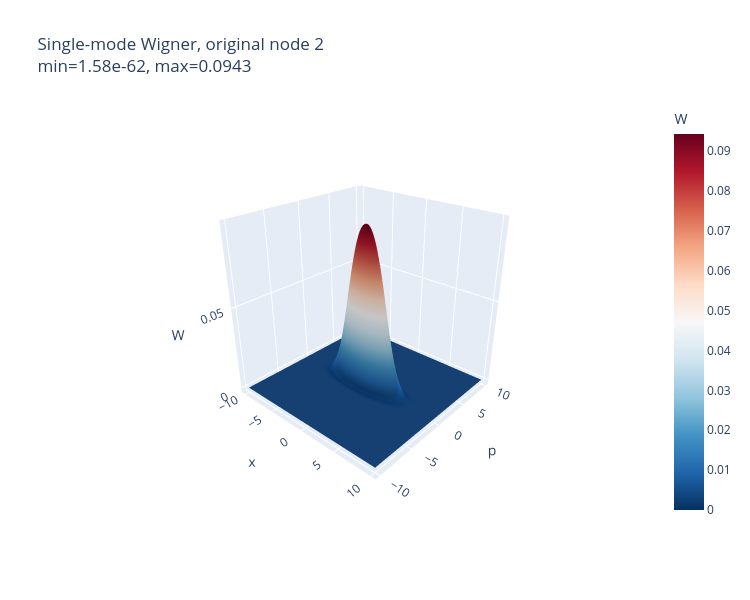
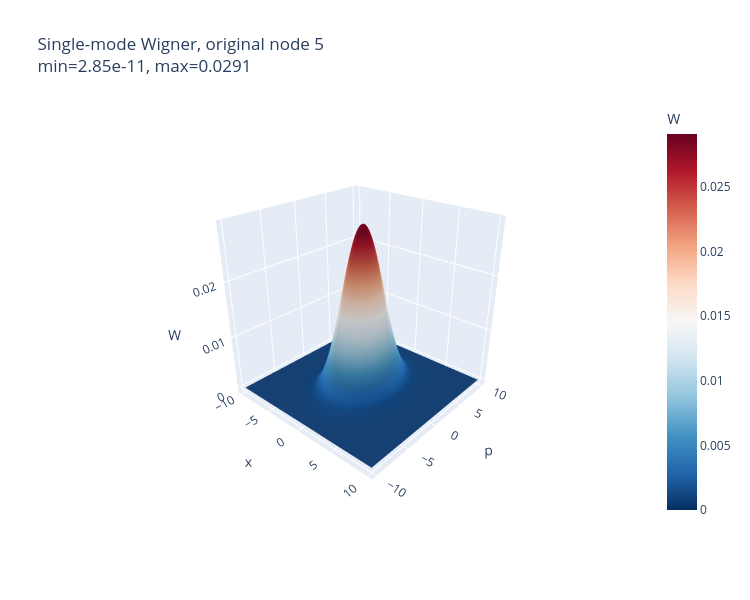
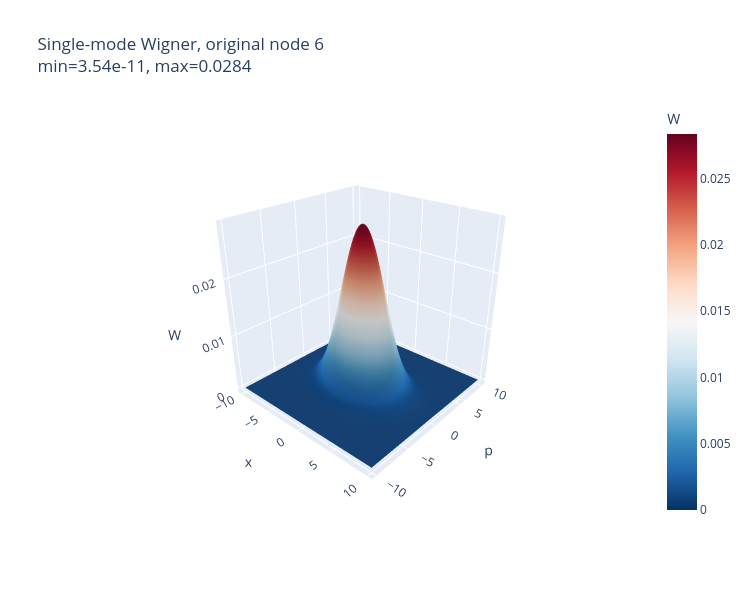

The notebook cell saved with these charts, in order:
### Code cell
# ============================================================
# Interactive single-mode Wigner plot
# Case a: photon subtraction 먼저 한 경우
#
# Inputs:
#   V_R_ff, A_R_ff, R0
#
# ordering:
#   q_R = (x_R, p_R)
# ============================================================

import plotly.graph_objects as go
import numpy as np

def single_mode_wigner_grid_from_VA(V_eff, A_eff, node, m_eff, xlim=10, n=150):
    """
    node  : local node label, 1-based in reduced R-space
    m_eff : number of remaining modes
    V_eff : Gaussian envelope matrix
    A_eff : non-Gaussian correction matrix

    ordering = (x1,...,xm,p1,...,pm)
    """

    k = node - 1
    idx = [k, k + m_eff]  # [x_k, p_k]

    V1 = V_eff[np.ix_(idx, idx)]
    A1 = A_eff[np.ix_(idx, idx)]

    Vinv = np.linalg.inv(V1)
    detV = np.linalg.det(V1)

    xs = np.linspace(-xlim, xlim, n)
    ps = np.linspace(-xlim, xlim, n)
    X, P = np.meshgrid(xs, ps)

    Z = np.stack([X, P], axis=-1)

    quad = np.einsum("...i,ij,...j->...", Z, Vinv, Z)

    tr_term = np.trace(Vinv @ A1)

    poly_quad = np.einsum(
        "...i,ij,...j->...",
        Z,
        Vinv @ A1 @ Vinv,
        Z
    )

    pref = 1 / (2 * np.pi * np.sqrt(detV))

    W = pref * np.exp(-0.5 * quad) * (
        1 - 0.5 * tr_term + 0.5 * poly_quad
    )

    return X, P, W, V1, A1


def plot_single_mode_wigner_interactive(
    V_eff,
    A_eff,
    node,
    m_eff,
    original_label=None,
    xlim=10,
    n=160,
):
    """
    Interactive 3D Wigner plot using Plotly.
    """

    X, P, W, V1, A1 = single_mode_wigner_grid_from_VA(
        V_eff,
        A_eff,
        node=node,
        m_eff=m_eff,
        xlim=xlim,
        n=n
    )

    label = node if original_label is None else original_label

    W_min = np.nanmin(W)
    W_max = np.nanmax(W)

    print(f"local node {node} -> original node {label}")
    print("V1 =")
    print(V1)
    print("A1 =")
    print(A1)
    print("Tr(V1^{-1} A1) =", np.trace(np.linalg.inv(V1) @ A1))
    print("W(0) negativity condition Tr > 2 ?",
          np.trace(np.linalg.inv(V1) @ A1) > 2)
    print("min W =", W_min)
    print("max W =", W_max)
    print("has negativity?", W_min < 0)

    fig = go.Figure(
        data=[
            go.Surface(
                x=X,
                y=P,
                z=W,
                colorscale="RdBu",
                reversescale=True,
                colorbar=dict(title="W"),
            )
        ]
    )

    fig.update_layout(
        title=(
            f"Single-mode Wigner, original node {label}<br>"
            f"min={W_min:.3g}, max={W_max:.3g}"
        ),
        scene=dict(
            xaxis_title="x",
            yaxis_title="p",
            zaxis_title="W",
            camera=dict(
                eye=dict(x=1.6, y=-1.8, z=1.2)
            ),
        ),
        width=750,
        height=600,
    )

    fig.show()

    return X, P, W, V1, A1

R_labels = list(R0 + 1)
r = len(R_labels)

for local_node in range(1, r + 1):
    original_node = R_labels[local_node - 1]

    X, P, W, V1, A1 = plot_single_mode_wigner_interactive(
        V_R_ff,
        A_R_ff,
        node=local_node,
        m_eff=r,
        original_label=original_node,
        xlim=10,
        n=160
    )

### Figure 1 — Plotly figure (JSON) as saved in the notebook; plotly's stock layout.template omitted (floating-point values rounded to 4 significant figures; data arrays with more than 128 entries replaced by an {"elided": "..."} marker saying what was removed)
{"data": [{"colorbar": {"title": {"text": "W"}}, "colorscale": [[0, "rgb(103,0,31)"], [0.1, "rgb(178,24,43)"], [0.2, "rgb(214,96,77)"], [0.3, "rgb(244,165,130)"], [0.4, "rgb(253,219,199)"], [0.5, "rgb(247,247,247)"], [0.6, "rgb(209,229,240)"], [0.7, "rgb(146,197,222)"], [0.8, "rgb(67,147,195)"], [0.9, "rgb(33,102,172)"], [1, "rgb(5,48,97)"]], "reversescale": true, "type": "surface", "x": {"elided": "160x160 float values"}, "y": {"elided": "160x160 float values"}, "z": {"elided": "160x160 float values"}}], "layout": {"height": 600, "scene": {"camera": {"eye": {"x": 1.6, "y": -1.8, "z": 1.2}}, "xaxis": {"title": {"text": "x"}}, "yaxis": {"title": {"text": "p"}}, "zaxis": {"title": {"text": "W"}}}, "title": {"text": "Single-mode Wigner, original node 2<br>min=1.58e-62, max=0.0943"}, "width": 750}}

### Figure 2 — Plotly figure (JSON) as saved in the notebook; plotly's stock layout.template omitted (floating-point values rounded to 4 significant figures; data arrays with more than 128 entries replaced by an {"elided": "..."} marker saying what was removed)
{"data": [{"colorbar": {"title": {"text": "W"}}, "colorscale": [[0, "rgb(103,0,31)"], [0.1, "rgb(178,24,43)"], [0.2, "rgb(214,96,77)"], [0.3, "rgb(244,165,130)"], [0.4, "rgb(253,219,199)"], [0.5, "rgb(247,247,247)"], [0.6, "rgb(209,229,240)"], [0.7, "rgb(146,197,222)"], [0.8, "rgb(67,147,195)"], [0.9, "rgb(33,102,172)"], [1, "rgb(5,48,97)"]], "reversescale": true, "type": "surface", "x": {"elided": "160x160 float values"}, "y": {"elided": "160x160 float values"}, "z": {"elided": "160x160 float values"}}], "layout": {"height": 600, "scene": {"camera": {"eye": {"x": 1.6, "y": -1.8, "z": 1.2}}, "xaxis": {"title": {"text": "x"}}, "yaxis": {"title": {"text": "p"}}, "zaxis": {"title": {"text": "W"}}}, "title": {"text": "Single-mode Wigner, original node 5<br>min=2.85e-11, max=0.0291"}, "width": 750}}

### Figure 3 — Plotly figure (JSON) as saved in the notebook; plotly's stock layout.template omitted (floating-point values rounded to 4 significant figures; data arrays with more than 128 entries replaced by an {"elided": "..."} marker saying what was removed)
{"data": [{"colorbar": {"title": {"text": "W"}}, "colorscale": [[0, "rgb(103,0,31)"], [0.1, "rgb(178,24,43)"], [0.2, "rgb(214,96,77)"], [0.3, "rgb(244,165,130)"], [0.4, "rgb(253,219,199)"], [0.5, "rgb(247,247,247)"], [0.6, "rgb(209,229,240)"], [0.7, "rgb(146,197,222)"], [0.8, "rgb(67,147,195)"], [0.9, "rgb(33,102,172)"], [1, "rgb(5,48,97)"]], "reversescale": true, "type": "surface", "x": {"elided": "160x160 float values"}, "y": {"elided": "160x160 float values"}, "z": {"elided": "160x160 float values"}}], "layout": {"height": 600, "scene": {"camera": {"eye": {"x": 1.6, "y": -1.8, "z": 1.2}}, "xaxis": {"title": {"text": "x"}}, "yaxis": {"title": {"text": "p"}}, "zaxis": {"title": {"text": "W"}}}, "title": {"text": "Single-mode Wigner, original node 6<br>min=3.54e-11, max=0.0284"}, "width": 750}}
